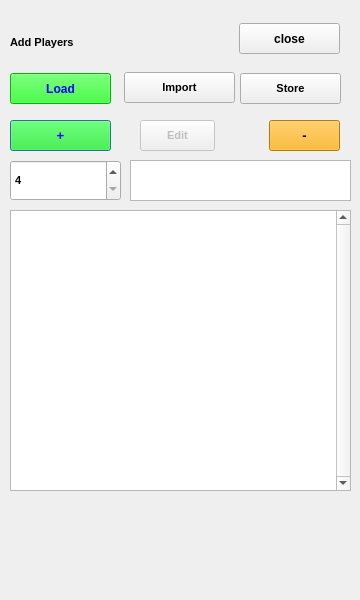
<?xml version="1.0" encoding="UTF-8"?>
<ui version="4.0">
 <class>teamselection</class>
 <widget class="QDialog" name="teamselection">
  <property name="geometry">
   <rect>
    <x>0</x>
    <y>0</y>
    <width>360</width>
    <height>600</height>
   </rect>
  </property>
  <property name="windowTitle">
   <string>Dialog</string>
  </property>
  <widget class="QLabel" name="label">
   <property name="geometry">
    <rect>
     <x>10</x>
     <y>30</y>
     <width>211</width>
     <height>24</height>
    </rect>
   </property>
   <property name="font">
    <font>
     <pointsize>8</pointsize>
     <weight>75</weight>
     <bold>true</bold>
    </font>
   </property>
   <property name="text">
    <string>Add Players</string>
   </property>
  </widget>
  <widget class="QPushButton" name="bt_add">
   <property name="geometry">
    <rect>
     <x>10</x>
     <y>120</y>
     <width>101</width>
     <height>31</height>
    </rect>
   </property>
   <property name="font">
    <font>
     <pointsize>10</pointsize>
     <weight>75</weight>
     <bold>true</bold>
    </font>
   </property>
   <property name="styleSheet">
    <string notr="true">background-color: rgb(0, 255, 0);
color: rgb(0, 0, 255);</string>
   </property>
   <property name="text">
    <string>+</string>
   </property>
  </widget>
  <widget class="QPushButton" name="bt_delete">
   <property name="geometry">
    <rect>
     <x>269</x>
     <y>120</y>
     <width>71</width>
     <height>31</height>
    </rect>
   </property>
   <property name="font">
    <font>
     <pointsize>10</pointsize>
     <weight>75</weight>
     <bold>true</bold>
    </font>
   </property>
   <property name="styleSheet">
    <string notr="true">background-color: rgb(255, 170, 0);</string>
   </property>
   <property name="text">
    <string>-</string>
   </property>
  </widget>
  <widget class="QPushButton" name="bt_edit">
   <property name="enabled">
    <bool>false</bool>
   </property>
   <property name="geometry">
    <rect>
     <x>140</x>
     <y>120</y>
     <width>75</width>
     <height>31</height>
    </rect>
   </property>
   <property name="font">
    <font>
     <pointsize>8</pointsize>
     <weight>75</weight>
     <bold>true</bold>
    </font>
   </property>
   <property name="text">
    <string>Edit</string>
   </property>
  </widget>
  <widget class="QPlainTextEdit" name="player_name">
   <property name="geometry">
    <rect>
     <x>130</x>
     <y>160</y>
     <width>221</width>
     <height>41</height>
    </rect>
   </property>
   <property name="font">
    <font>
     <pointsize>8</pointsize>
     <weight>50</weight>
     <bold>false</bold>
    </font>
   </property>
   <property name="undoRedoEnabled">
    <bool>true</bool>
   </property>
   <property name="lineWrapMode">
    <enum>QPlainTextEdit::NoWrap</enum>
   </property>
   <property name="textInteractionFlags">
    <set>Qt::TextEditable</set>
   </property>
  </widget>
  <widget class="QSpinBox" name="sb_number">
   <property name="geometry">
    <rect>
     <x>10</x>
     <y>160</y>
     <width>111</width>
     <height>41</height>
    </rect>
   </property>
   <property name="font">
    <font>
     <pointsize>8</pointsize>
     <weight>75</weight>
     <bold>true</bold>
    </font>
   </property>
   <property name="minimum">
    <number>4</number>
   </property>
  </widget>
  <widget class="QListWidget" name="list_team">
   <property name="geometry">
    <rect>
     <x>10</x>
     <y>210</y>
     <width>341</width>
     <height>281</height>
    </rect>
   </property>
   <property name="font">
    <font>
     <pointsize>8</pointsize>
     <weight>75</weight>
     <bold>true</bold>
    </font>
   </property>
   <property name="verticalScrollBarPolicy">
    <enum>Qt::ScrollBarAlwaysOn</enum>
   </property>
   <property name="dragDropMode">
    <enum>QAbstractItemView::InternalMove</enum>
   </property>
   <property name="alternatingRowColors">
    <bool>true</bool>
   </property>
  </widget>
  <widget class="QPushButton" name="bt_close">
   <property name="geometry">
    <rect>
     <x>239</x>
     <y>23</y>
     <width>101</width>
     <height>31</height>
    </rect>
   </property>
   <property name="font">
    <font>
     <pointsize>9</pointsize>
     <weight>75</weight>
     <bold>true</bold>
    </font>
   </property>
   <property name="text">
    <string>close</string>
   </property>
  </widget>
  <widget class="QPushButton" name="bt_load_file">
   <property name="geometry">
    <rect>
     <x>10</x>
     <y>73</y>
     <width>101</width>
     <height>31</height>
    </rect>
   </property>
   <property name="font">
    <font>
     <pointsize>9</pointsize>
     <weight>75</weight>
     <bold>true</bold>
    </font>
   </property>
   <property name="styleSheet">
    <string notr="true">background-color: rgb(0, 255, 0);
color: rgb(0, 0, 255);</string>
   </property>
   <property name="text">
    <string>Load</string>
   </property>
  </widget>
  <widget class="QPushButton" name="bt_store_file">
   <property name="geometry">
    <rect>
     <x>240</x>
     <y>73</y>
     <width>101</width>
     <height>31</height>
    </rect>
   </property>
   <property name="font">
    <font>
     <pointsize>8</pointsize>
     <weight>75</weight>
     <bold>true</bold>
    </font>
   </property>
   <property name="text">
    <string>Store</string>
   </property>
  </widget>
  <widget class="QPushButton" name="bt_import_file">
   <property name="geometry">
    <rect>
     <x>124</x>
     <y>72</y>
     <width>111</width>
     <height>31</height>
    </rect>
   </property>
   <property name="font">
    <font>
     <pointsize>8</pointsize>
     <weight>75</weight>
     <bold>true</bold>
    </font>
   </property>
   <property name="text">
    <string>Import</string>
   </property>
  </widget>
 </widget>
 <resources/>
 <connections/>
</ui>
